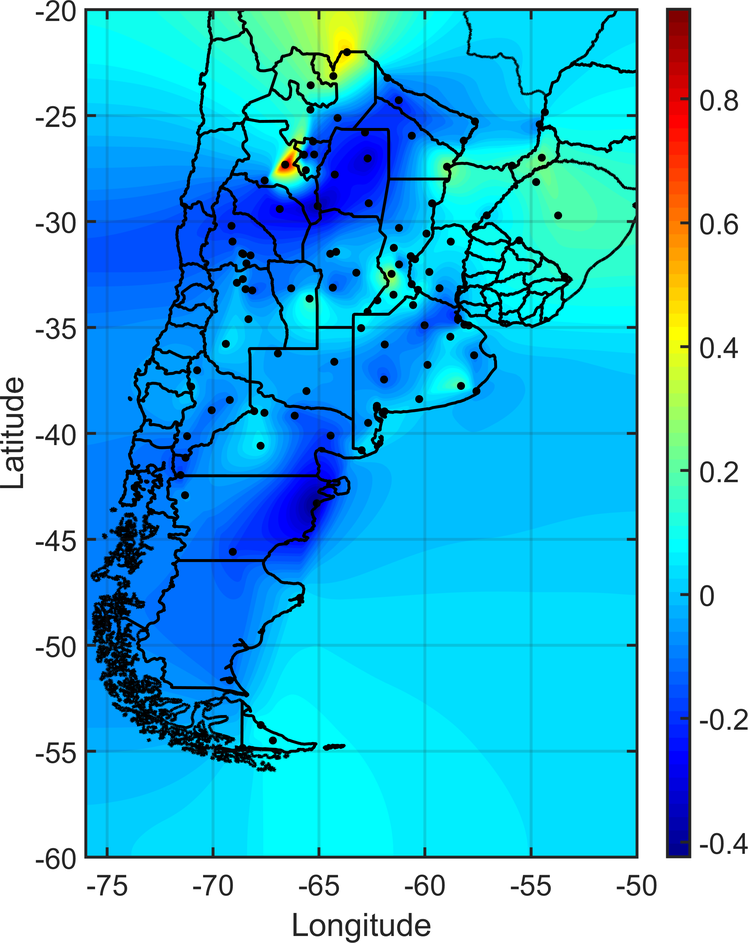
%> input picture pcas plotadas/paper/paper/pca4_quiet_days_paper.png, 748 x 943 px, shrunk from 2140 x 2697 before the run
$ octave cortar_imagem.m   (GNU Octave 9; MATLAB toolbox functions it lacks are replaced by stand-ins)
%> lines starting %> are read from the running program, lines starting %| are printed output that depends on the picture; in (x1, y1, x2, y2) boxes, pixels count from 0 and x2, y2 are one past the last pixel; in counts of white or black regions, pixels touching at a corner belong together; the program's own positions count from 1
img = imread('pca4_quiet_days_paper.png');
%> img is the input picture: size 943x748x3 uint8; mean R, G, B 82.2, 191.9, 226

% Se tiver canal alpha, remove (fica só RGB)
if size(img,3) == 4
    img = img(:,:,1:3);
end

% Converter para escala de cinza
gray = rgb2gray(img);
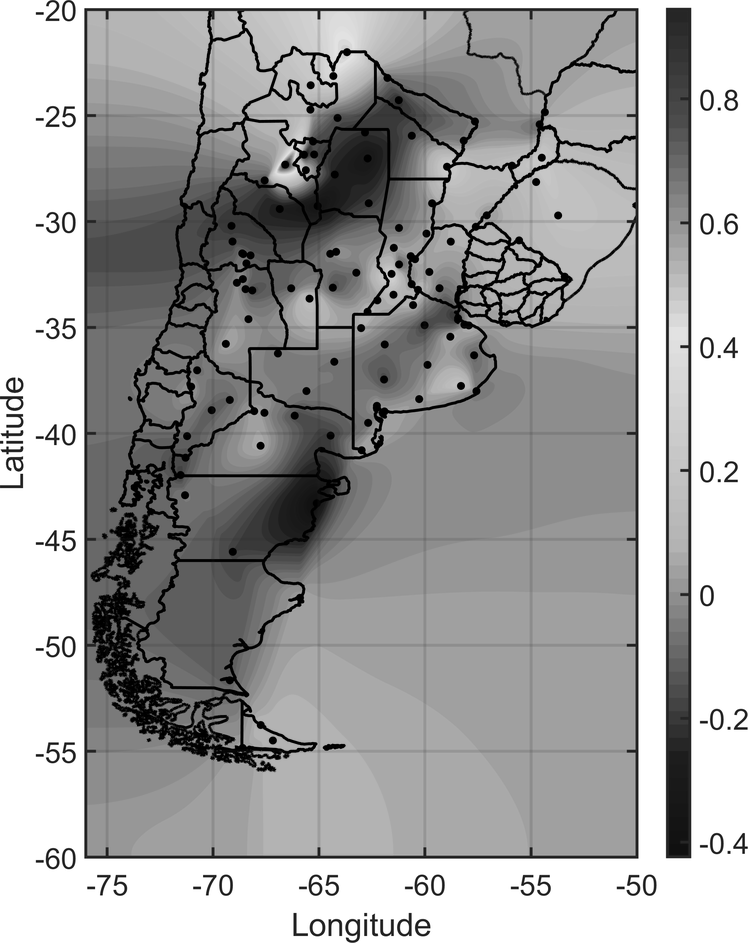
%> gray: size 943x748 uint8; min 0, max 255, mean 162.9

% Detectar pixels "não brancos"
threshold = 250; % ajuste se necessário (0-255)
mask = gray < threshold;
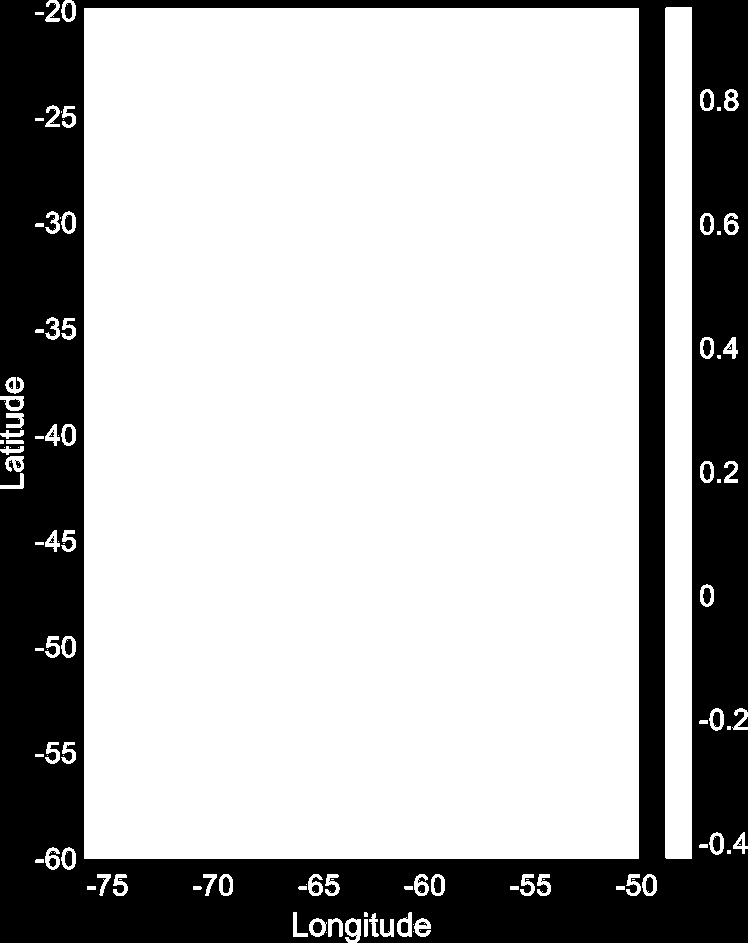
%> mask: size 943x748 logical; 71.8% white; 34 black regions (5 under 20 px), largest, box (x1, y1, x2, y2) and area: (0, 0, 748, 943) 197021, (703, 216, 711, 232) 98, (703, 464, 711, 480) 98

% Encontrar limites onde existe conteúdo
rows = any(mask, 2);
%> rows = 943 logical values, 923 true
cols = any(mask, 1);
%> cols = 748 logical values, 712 true

row_min = find(rows, 1, 'first');
%> row_min = 1
row_max = find(rows, 1, 'last');
%> row_max = 943
col_min = find(cols, 1, 'first');
%> col_min = 1
col_max = find(cols, 1, 'last');
%> col_max = 748

% Cortar imagem
cropped = img(row_min:row_max, col_min:col_max, :);

% Salvar resultado
imwrite(cropped, 'pca4_quiet_days_paper.png');

imshow(cropped)

$ run again, with pcas plotadas/paper/paper/pca1_quiet_days_paper.png copied over pcas plotadas/paper/paper/pca4_quiet_days_paper.png
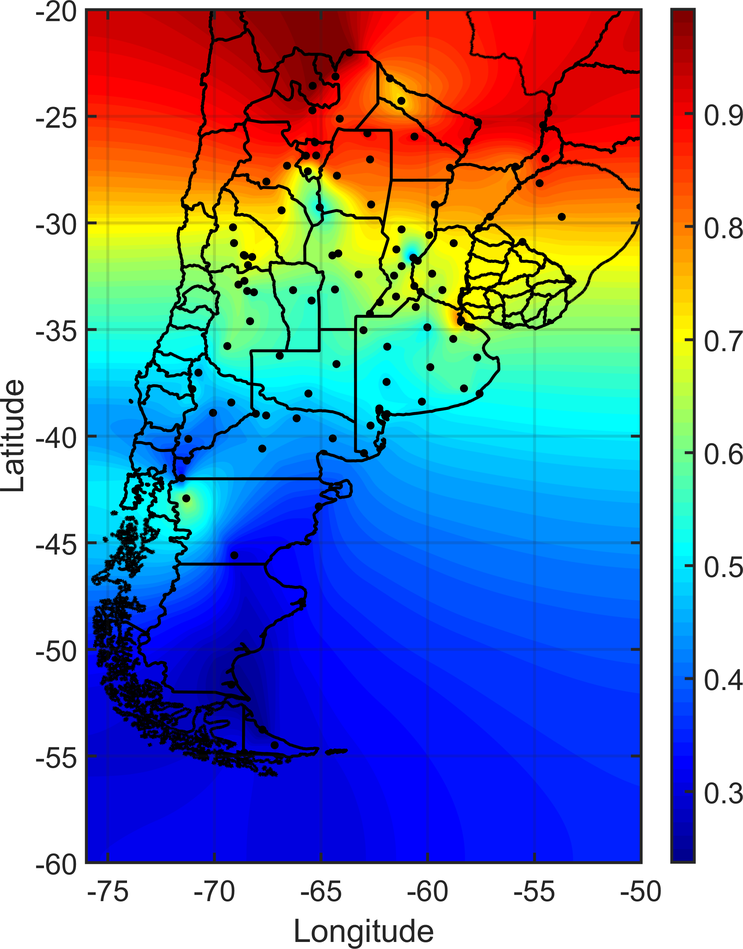
%> input picture pcas plotadas/paper/paper/pca1_quiet_days_paper.png, 743 x 949 px, shrunk from 2112 x 2697 before the run
%> img is the input picture: size 949x743x3 uint8; mean R, G, B 126.2, 139.4, 173.9
%> `gray = rgb2gray(img);`:
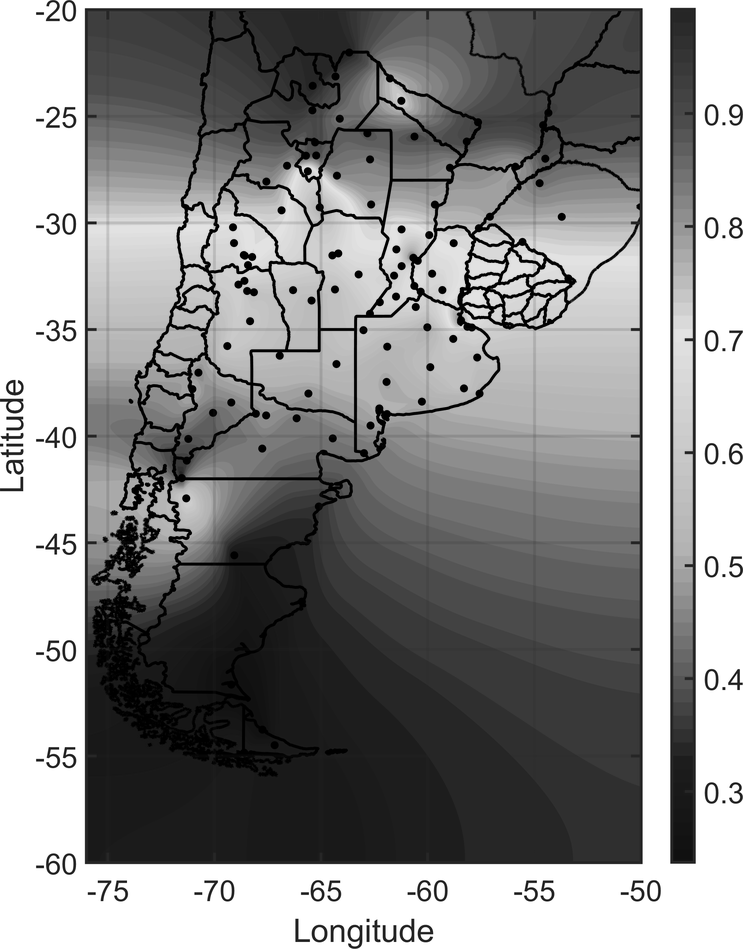
%> gray: size 949x743 uint8; min 0, max 255, mean 139.3
%> `mask = gray < threshold;`:
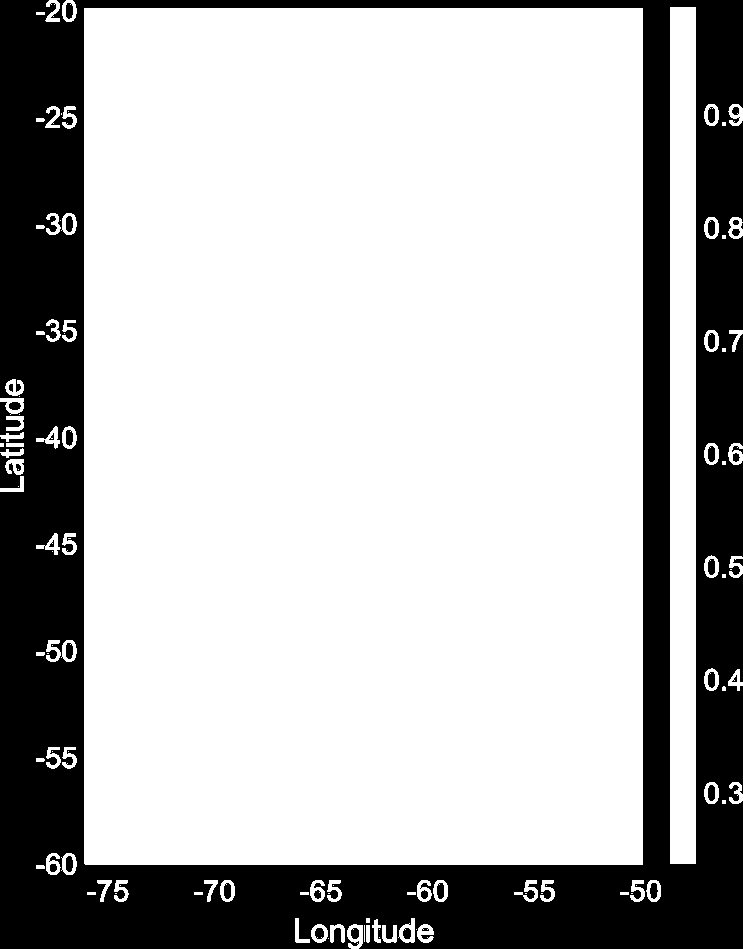
%> mask: size 949x743 logical; 72.7% white; 36 black regions (5 under 20 px), largest, box (x1, y1, x2, y2) and area: (0, 0, 743, 949) 190354, (708, 559, 715, 575) 98, (708, 785, 715, 801) 98
%> rows = 949 logical values, 928 true
%> cols = 743 logical values, 701 true
%> row_min = 1
%> row_max = 949
%> col_min = 1
%> col_max = 743

$ run again, with pcas plotadas/paper/paper/pca2_quiet_days_paper.png copied over pcas plotadas/paper/paper/pca4_quiet_days_paper.png
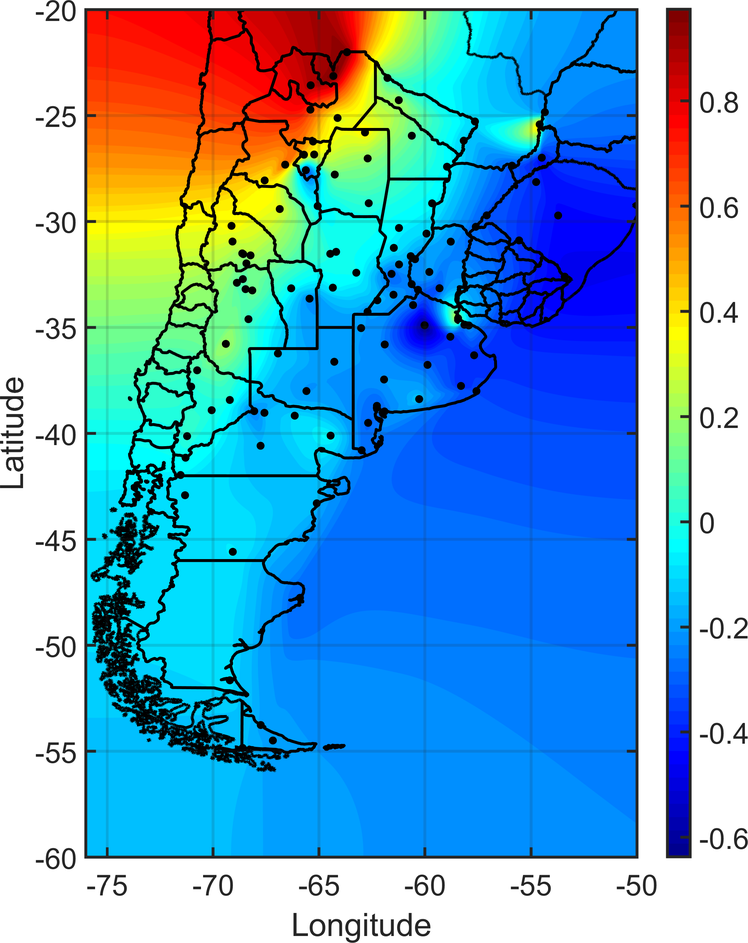
%> input picture pcas plotadas/paper/paper/pca2_quiet_days_paper.png, 748 x 943 px, shrunk from 2140 x 2697 before the run
%> img is the input picture: size 943x748x3 uint8; mean R, G, B 103.6, 166.9, 203.7
%> `gray = rgb2gray(img);`:
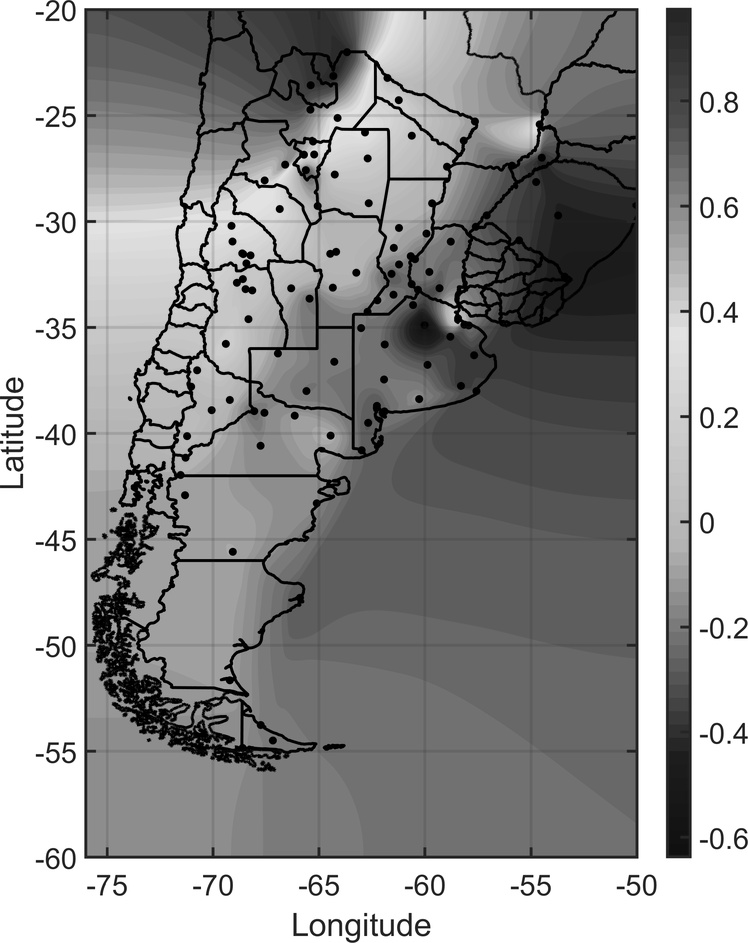
%> gray: size 943x748 uint8; min 0, max 255, mean 152.1
%> `mask = gray < threshold;`:
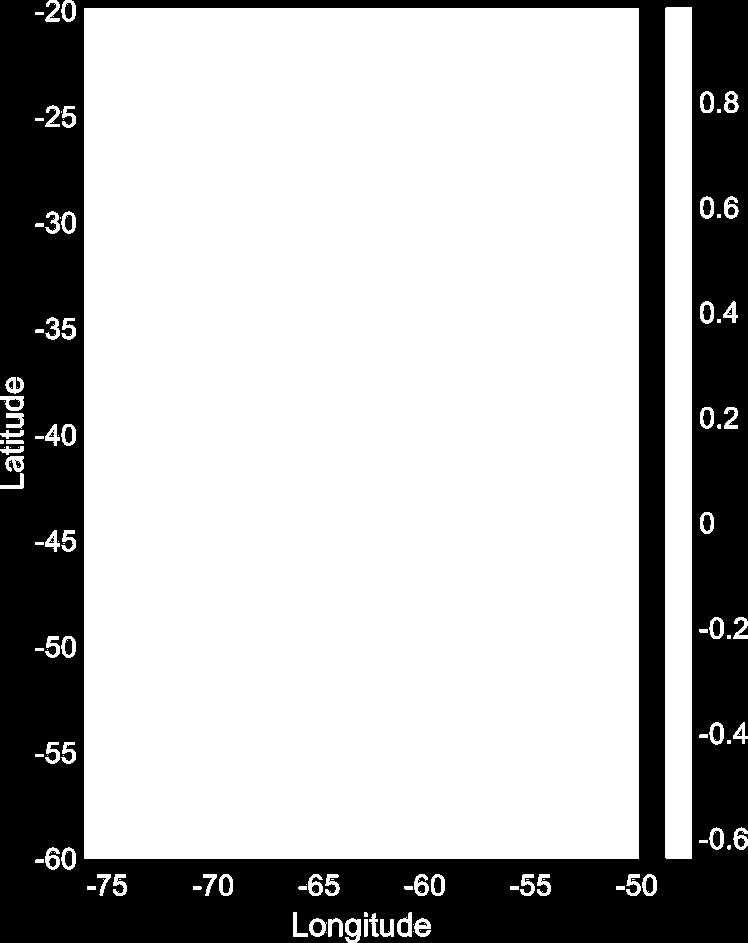
%> mask: size 943x748 logical; 71.8% white; 37 black regions (5 under 20 px), largest, box (x1, y1, x2, y2) and area: (0, 0, 748, 943) 196431, (703, 515, 711, 531) 98, (703, 94, 711, 110) 97
%> rows = 943 logical values, 923 true
%> cols = 748 logical values, 712 true
%> row_min = 1
%> row_max = 943
%> col_min = 1
%> col_max = 748

$ run again, with pcas plotadas/paper/paper/pca3_quiet_days_paper.png copied over pcas plotadas/paper/paper/pca4_quiet_days_paper.png
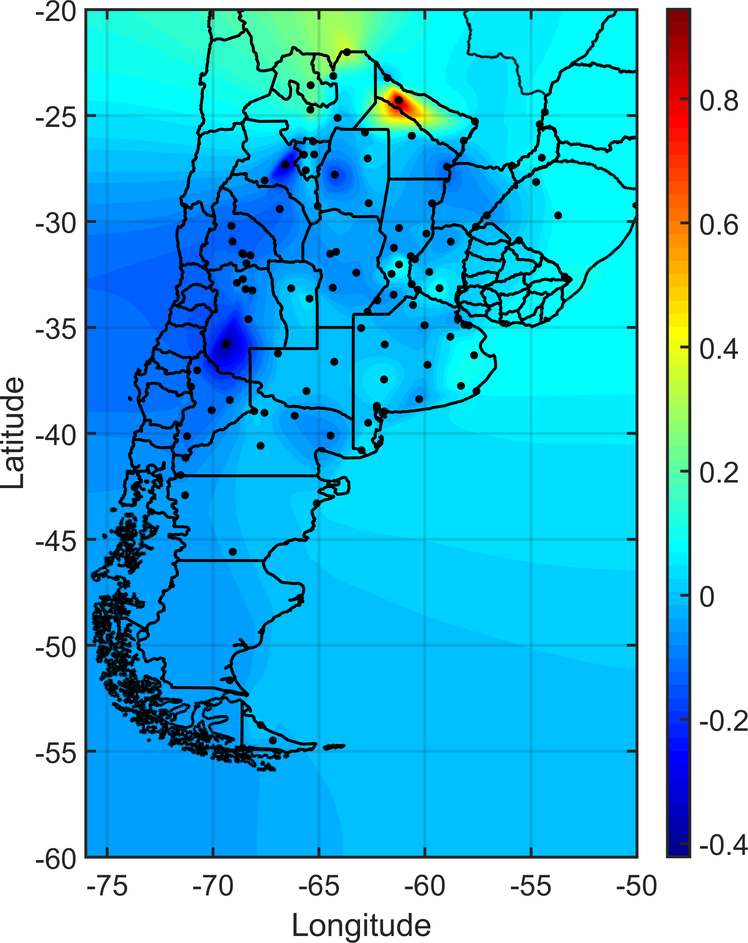
%> input picture pcas plotadas/paper/paper/pca3_quiet_days_paper.png, 748 x 943 px, shrunk from 2140 x 2697 before the run
%> img is the input picture: size 943x748x3 uint8; mean R, G, B 80.9, 194.4, 227.3
%> `gray = rgb2gray(img);`:
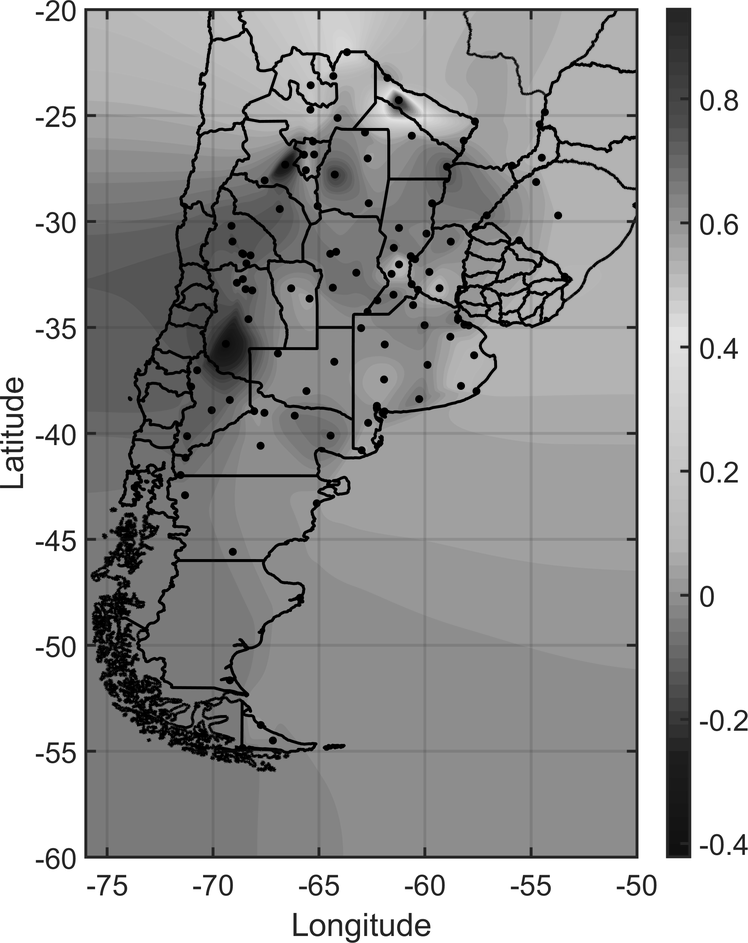
%> gray: size 943x748 uint8; min 0, max 255, mean 164.2
%> mask: size 943x748 logical; 71.8% white; 34 black regions (5 under 20 px), largest, box (x1, y1, x2, y2) and area: (0, 0, 748, 943) 197023, (703, 92, 711, 108) 97, (703, 464, 711, 480) 97
%> rows = 943 logical values, 923 true
%> cols = 748 logical values, 712 true
%> row_min = 1
%> row_max = 943
%> col_min = 1
%> col_max = 748
